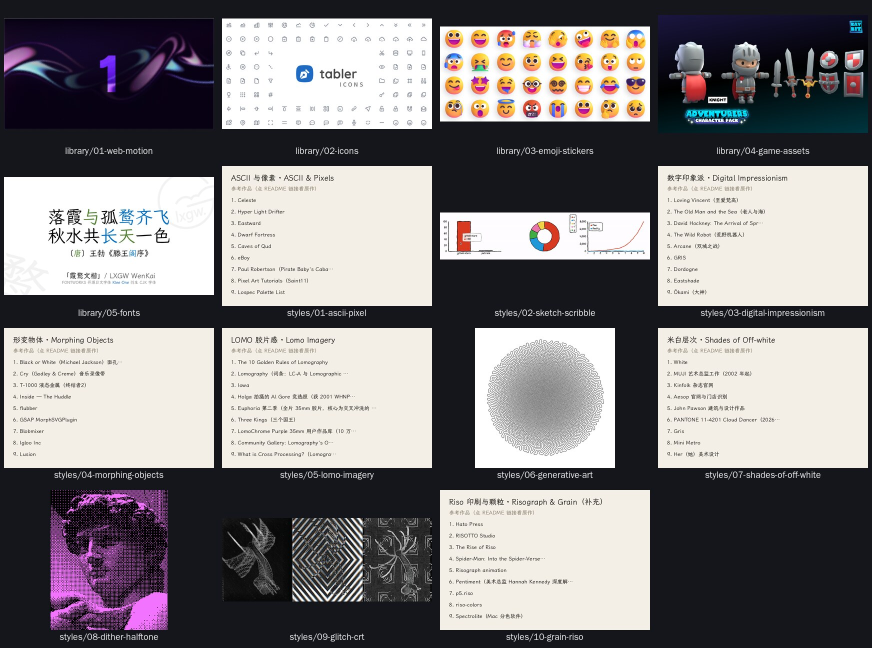
#> input picture 06_风格与素材库/gallery.jpg, 1744 x 1296 px, given in place of chelsea.png, which was not available (shown at 1/2 size)
$ python style-fx-riso.py ..
#> lines starting #> are read from the running program, lines starting #| are printed output that depends on the picture; after the words box and inside, x2 and y2 are one past the last pixel; in counts of white or black regions, pixels touching at a corner belong together; pictures that were not available may be replaced by others from this repository, and a replacement may not be noted
import sys, numpy as np
from PIL import Image, ImageDraw, ImageFont, ImageFilter, ImageOps
S=sys.argv[1]; O=S+'/out/'; rng=np.random.default_rng(3)
im=Image.open(S+'/sty/src/chelsea.png').convert('RGB'); W=110; H=int(W*im.height/im.width*0.5)
#> further down, im is the input picture: PIL image 1744x1296 RGB; mean R, G, B 131.1, 127.6, 129.1
#> after `H = int(W * im.height / im.width * 0.5)`: H = 40
g=np.asarray(im.convert('L').resize((W,H)))/255; col=np.clip(np.asarray(im.resize((W,H))).astype(float)*1.6+30,0,255)
ramp=" .:-=+*#%@"; f=ImageFont.truetype('/usr/share/fonts/truetype/dejavu/DejaVuSansMono.ttf',12)
out=Image.new('RGB',(W*7,H*13),'#050605'); d=ImageDraw.Draw(out)
for y in range(H):
  for x in range(W): d.text((x*7,y*13),ramp[int(g[y,x]*(len(ramp)-1))],font=f,fill=tuple(int(v) for v in col[y,x]))
out.save(O+'ascii-pixel/ascii-color.png')
# green terminal mono version
out2=Image.new('RGB',out.size,'#020802'); d=ImageDraw.Draw(out2)
#> after `out2 = Image.new('RGB', out.size, '#020802')`:
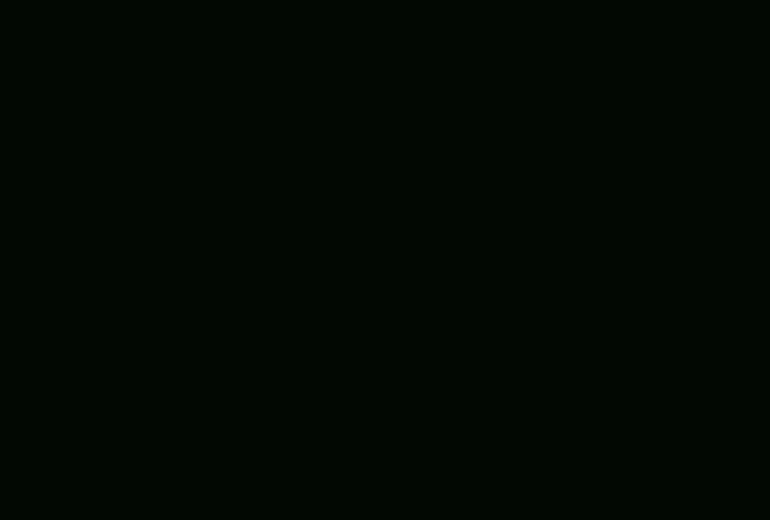
#> out2: PIL image 770x520 RGB; mean R, G, B 2, 8, 2
for y in range(H):
  for x in range(W): d.text((x*7,y*13),ramp[int(g[y,x]*(len(ramp)-1))],font=f,fill=(90,255,120))
out2.save(O+'ascii-pixel/ascii-terminal-green.png')
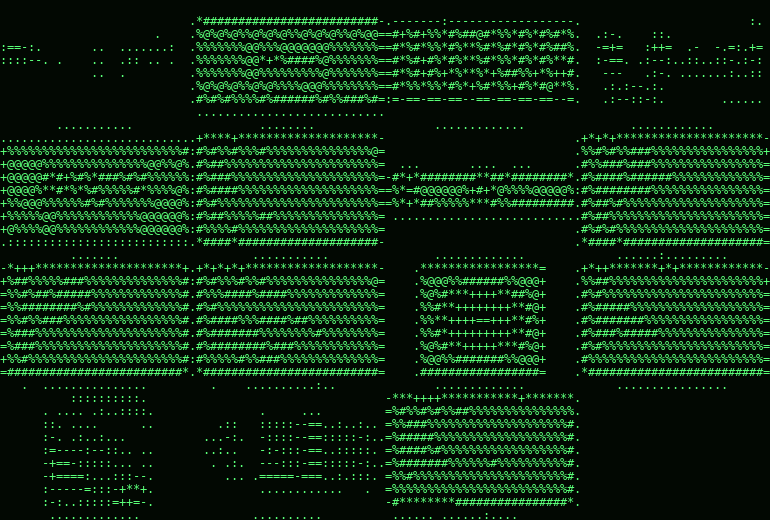
#> saved as ascii-terminal-green.png: PIL image 770x520 RGB; mean R, G, B 12.6, 37.8, 16.3
# riso
a=np.asarray(ImageOps.autocontrast(im.convert('L').resize((902,600)))).astype(float)/255; h,w=a.shape; yy,xx=np.mgrid[0:h,0:w]
#> after `a = np.asarray(ImageOps.autocontrast(im.convert('L').resize((902, 600)`:
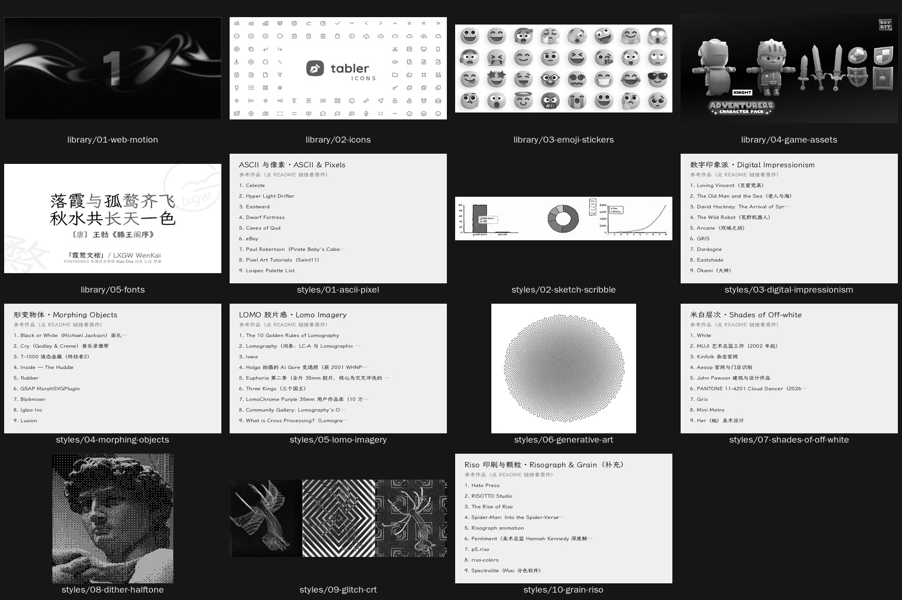
#> a: shape (600, 902) float64; min 0, max 1, mean 0.505
#> after `h, w = a.shape`: h = 600; w = 902
def screen(val,ang,per):
#> called with ang = 15, per = 7
  t=np.deg2rad(ang); u=(xx*np.cos(t)+yy*np.sin(t))/per*2*np.pi; v=(-xx*np.sin(t)+yy*np.cos(t))/per*2*np.pi
  return ((np.cos(u)+np.cos(v))/4+0.5) < val
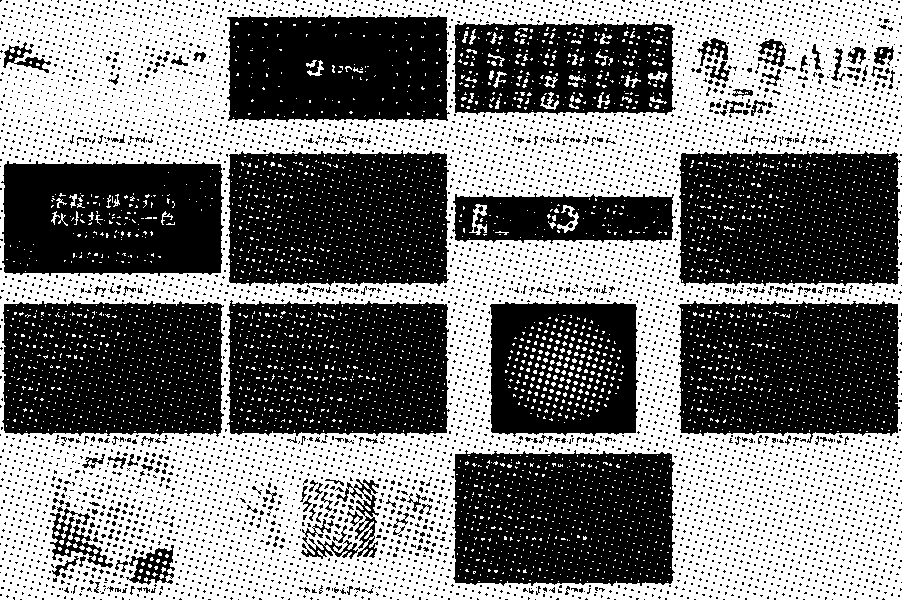
#> returned value: shape (600, 902) bool; 48.1% white; 4264 white regions (4204 under 20 px), largest, box (x1, y1, x2, y2) and area: (0, 0, 902, 600) 243348, (469, 204, 487, 235) 227, (557, 205, 579, 233) 208
pink=screen(np.clip((1-a)*0.95,0,1),15,7); blue=screen(np.clip((0.55-a)*2.0,0,1),75,7); blue=np.roll(np.roll(blue,5,1),-4,0)
#> call 2 of screen, with ang = 75, per = 7
#> in screen (call 2), `return ((np.cos(u)+np.cos(v))/4+0.5) < val`:
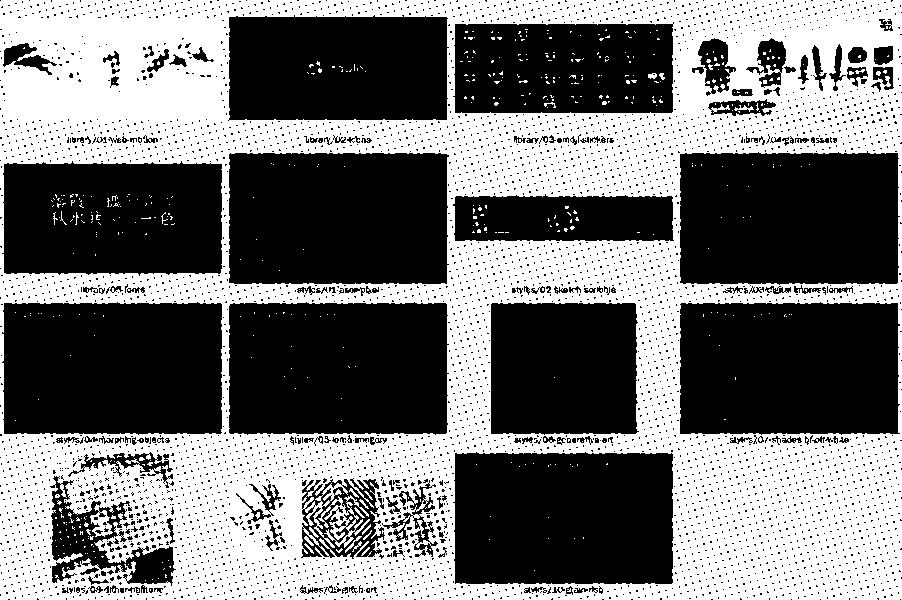
#> returned value: shape (600, 902) bool; 45.3% white; 532 white regions (511 under 20 px), largest, box (x1, y1, x2, y2) and area: (0, 0, 902, 600) 241758, (318, 495, 370, 548) 873, (734, 105, 754, 112) 56
#> after `blue = np.roll(np.roll(blue, 5, 1), -4, 0)`:
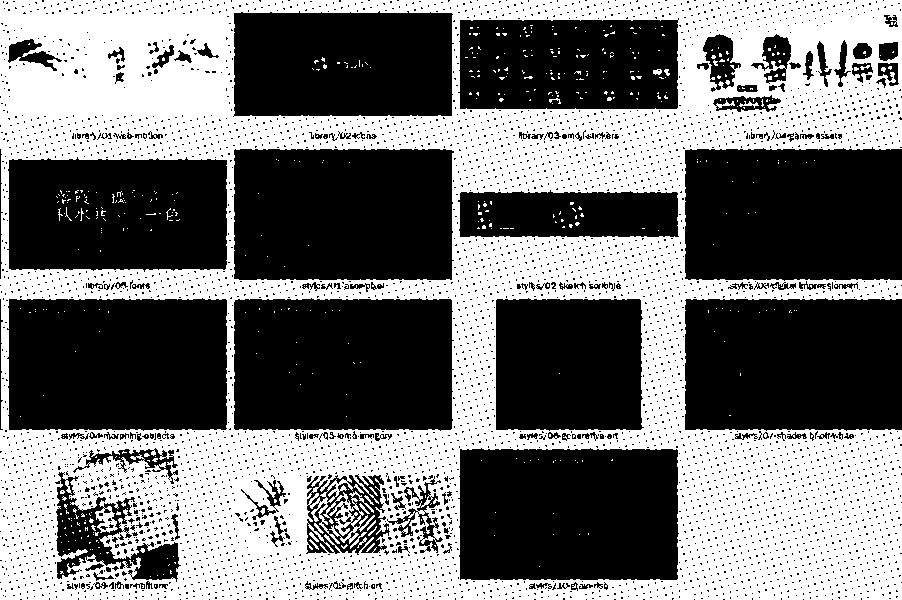
#> blue: shape (600, 902) bool; 45.3% white; 532 white regions (511 under 20 px), largest, box (x1, y1, x2, y2) and area: (0, 0, 902, 600) 241758, (323, 491, 375, 544) 873, (739, 101, 759, 108) 56
paper=np.array([247,242,231.]); out=np.ones((h,w,3))*paper
out=np.where(pink[...,None],out*np.array([1.0,0.32,0.66]),out); out=np.where(blue[...,None],out*np.array([0.1,0.45,0.78]),out)
#> after `out = np.where(blue[..., None], out * np.array([0.1, 0.45, 0.78]), out`:
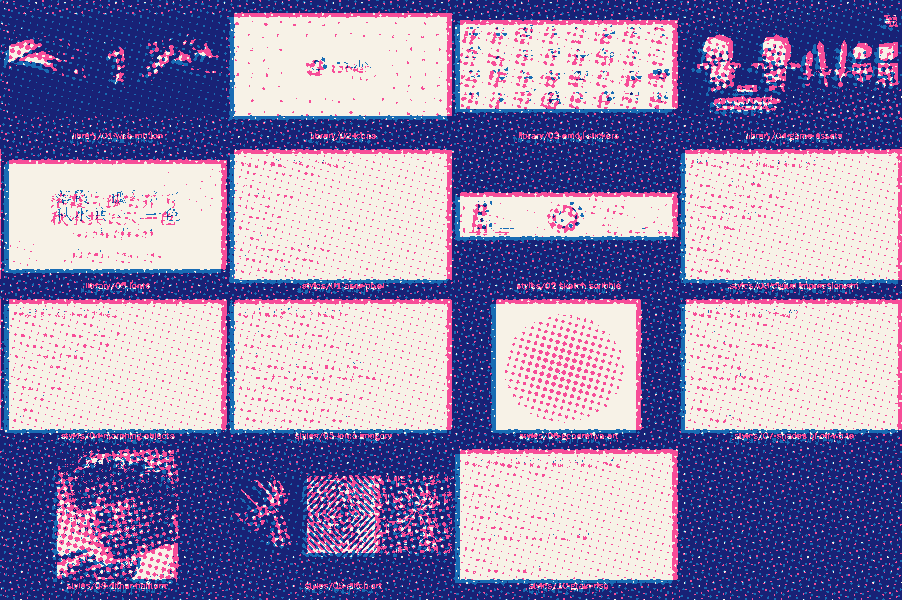
#> out: shape (600, 902, 3) float64; mean R, G, B 146.3, 136.9, 176.8
out=np.clip(out+rng.normal(0,9,(h,w))[...,None],0,255).astype('uint8'); Image.fromarray(out).save(O+'grain-riso/riso-pink-blue.png')

$ run again, on 06_风格与素材库/styles/06-generative-art/refs/img.jpg
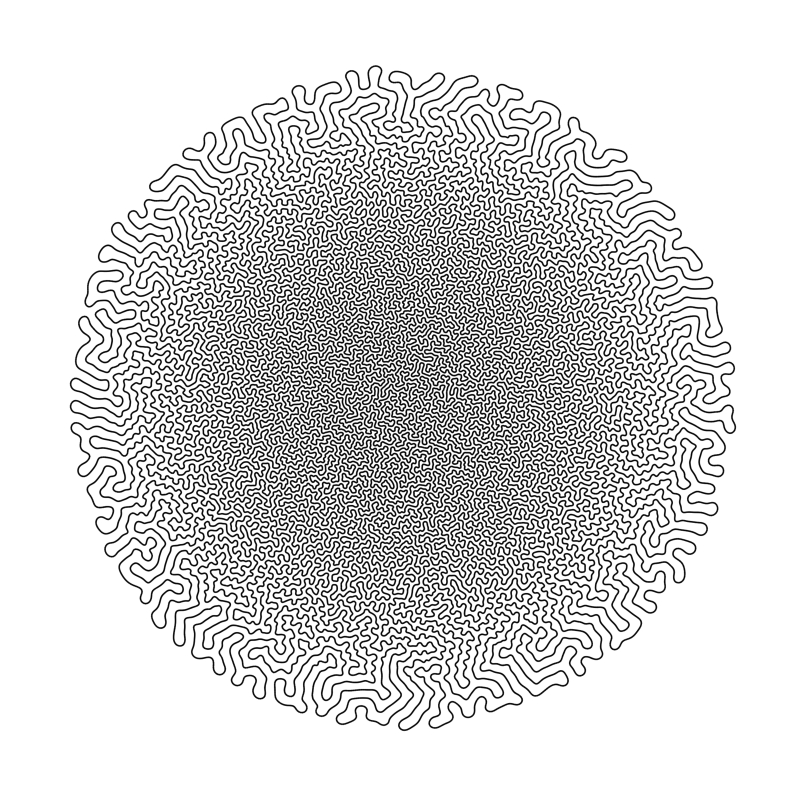
#> input picture 06_风格与素材库/styles/06-generative-art/refs/img.jpg, 800 x 800 px, given in place of chelsea.png, which was not available
#> im is the input picture: PIL image 800x800 RGB; min 2, max 255, mean 215.3
#> in screen, `return ((np.cos(u)+np.cos(v))/4+0.5) < val`:
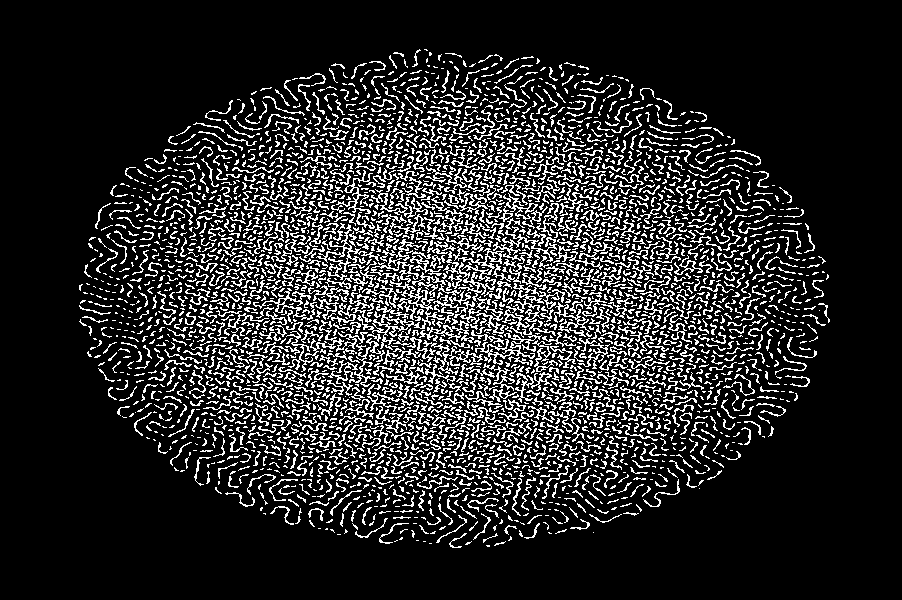
#> returned value: shape (600, 902) bool; 15% white in thin lines or dots, all inside (x1, y1, x2, y2) = (79, 49, 830, 548)
#> blue: shape (600, 902) bool; 9.8% white in thin lines or dots, all inside (x1, y1, x2, y2) = (84, 45, 835, 544)
#> `out = np.where(blue[..., None], out * np.array([0.1, 0.45, 0.78]), out`:
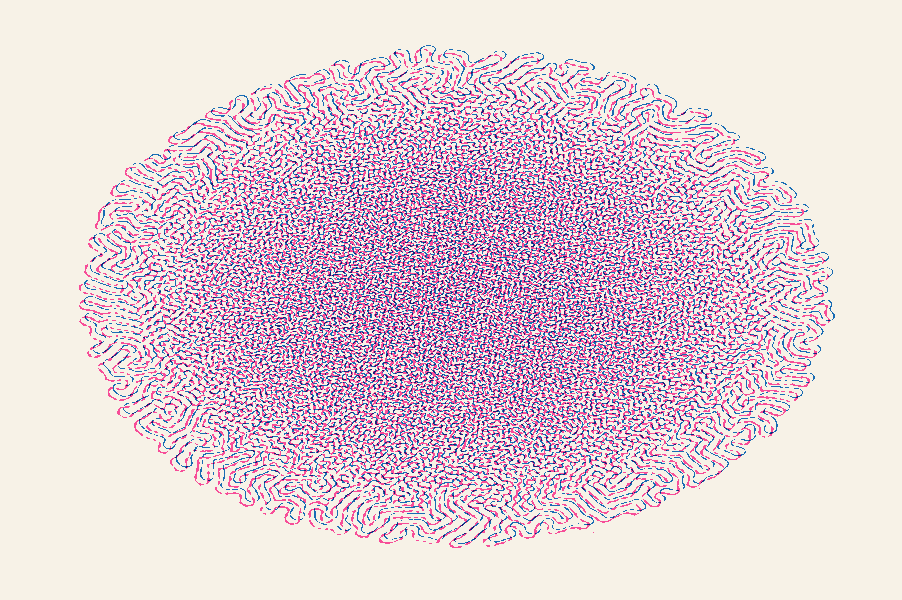
#> out: shape (600, 902, 3) float64; mean R, G, B 225.2, 206.9, 214.7
